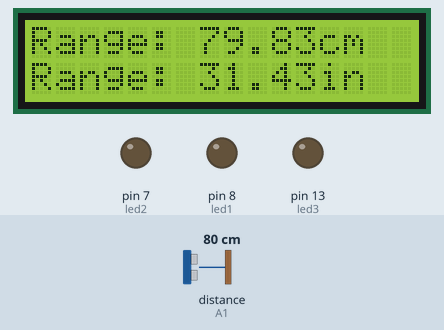
This sketch was run on a simulated Arduino Uno, built with avr-gcc and run on an emulated ATmega328P. On the bench: 16×2 character LCD, output pins drawn as LEDs (lit = HIGH). Wiring (inferred from the names in the program): ultrasonic range finder: trigger A0; echo A1. Dashed ring = blinking. The test bench sets the inputs (shaded band); at power-on: distance to the obstacle (sensor on A1) 80 cm. The echo pulse lasts 58.3 µs per cm; pins used as bus, display or sensor lines are not drawn; what the sketch prints to the serial monitor is not drawn.

Above: at 3.2 s.
3.3 s: distance to the obstacle (sensor on A1) set to 2 cm
At 3.48 s:
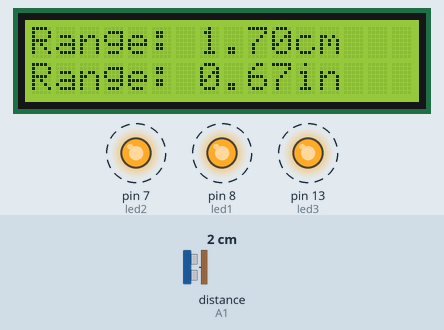
4.9 s: distance to the obstacle (sensor on A1) set to 18 cm
At 5.87 s:
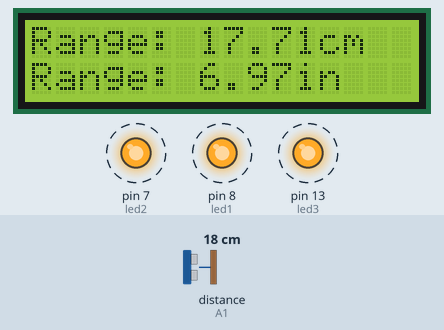
7.9 s: distance to the obstacle (sensor on A1) set to 120 cm
At 8.5 s:
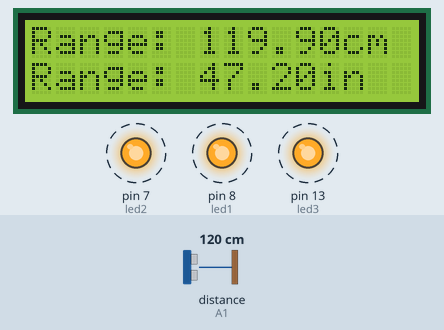
10.9 s: distance to the obstacle (sensor on A1) set to 3 cm
At 11.23 s:
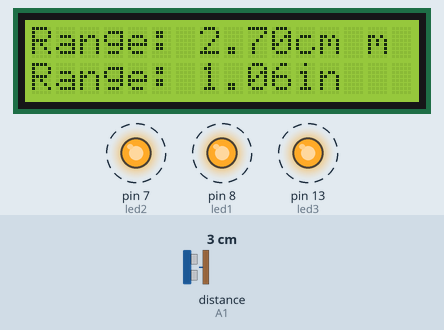
12.9 s: distance to the obstacle (sensor on A1) set to 9 cm
At 13.61 s:
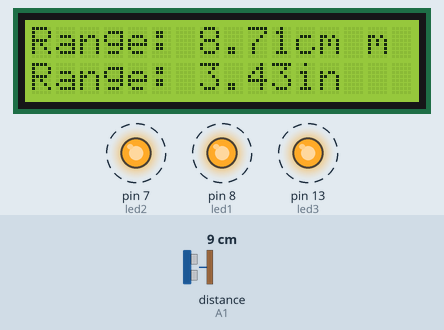
15.9 s: distance to the obstacle (sensor on A1) set to 35 cm
At 16.82 s:
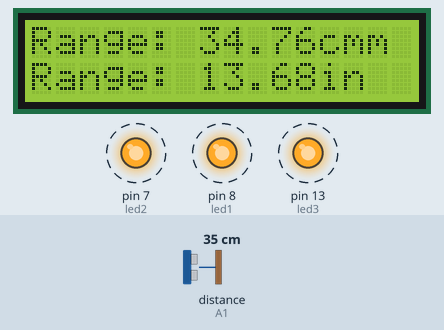
Timing chart, 0 to 19.9 s (numbered marks = the images above; inputs shaded):
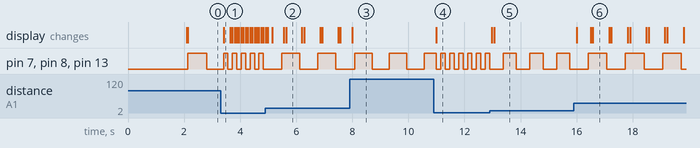

Measured:
- after the input at 3.3 s, the display: changes after 0.11 s (image 1)
- after the input at 4.9 s, pin 7 (led2), pin 8 (led1), pin 13 (led3): alternates HIGH for 0.65 s and LOW for 0.65 s, starting after 0.57 s
- after the input at 7.9 s, the display: changes after 0.09 s (image 3)
- after the input at 10.9 s, the display: changes after 0.10 s (image 4)
- after the input at 12.9 s, pin 7 (led2), pin 8 (led1), pin 13 (led3): alternates HIGH for 0.48 s and LOW for 0.48 s, starting after 0.48 s; the display: first changes after 0.08 s (image 5 shows a later state)
- after the input at 15.9 s, pin 7 (led2), pin 8 (led1), pin 13 (led3): alternates HIGH for 0.66 s and LOW for 0.66 s, starting after 0.52 s; the display: changes after 0.10 s (image 6)
- by itself, pin 7 (led2), pin 8 (led1), pin 13 (led3): alternates HIGH for 0.16 s and LOW for 0.16 s

The sketch:

distance_calculator.ino
```cpp
#include <Wire.h>
#include <LiquidCrystal_I2C.h>

// LCD 16x2
LiquidCrystal_I2C lcd(0x27, 16, 2);

// Ultrasonic pins
#define trigPin A0
#define echoPin A1

// LED pins (all red LEDs in sync)
#define led1 8
#define led2 7
#define led3 13

float distanceCm;
float distanceInch;

void setup() {
  pinMode(trigPin, OUTPUT);
  pinMode(echoPin, INPUT);

  pinMode(led1, OUTPUT);
  pinMode(led2, OUTPUT);
  pinMode(led3, OUTPUT);

  lcd.init();
  lcd.backlight();
  lcd.clear();

  lcd.setCursor(0, 0);
  lcd.print("Andrew Gwapo");
  delay(2000);

  lcd.clear();
  lcd.setCursor(0, 0);
  lcd.print("Range:");
  lcd.setCursor(0, 1);
  lcd.print("Range:");

  Serial.begin(9600); // ✅ Serial for Python
}

void loop() {
  long duration;

  // Trigger ultrasonic
  digitalWrite(trigPin, LOW);
  delayMicroseconds(2);
  digitalWrite(trigPin, HIGH);
  delayMicroseconds(10);
  digitalWrite(trigPin, LOW);

  duration = pulseIn(echoPin, HIGH);
  distanceCm = (duration / 2.0) / 29.1;
  distanceInch = distanceCm / 2.54;

  // --- Display on LCD ---
  // Clear previous number + unit (up to 7 chars: "00.00 cm")
  lcd.setCursor(7, 0);
  lcd.print("       ");
  lcd.setCursor(7, 0);
  lcd.print(distanceCm, 2);
  lcd.print("cm");

  lcd.setCursor(7, 1);
  lcd.print("       ");
  lcd.setCursor(7, 1);
  lcd.print(distanceInch, 2);
  lcd.print("in");

  // ✅ Send only the number (no "cm") for Python GUI
  Serial.println(distanceCm, 2);

  // LED blink speed depends on distance
  if (distanceCm > 10) {
    blinkAll(600);  // slow blink
  }
  else if (distanceCm <= 10 && distanceCm > 6) {
    blinkAll(400);  // medium blink
  }
  else if (distanceCm <= 6 && distanceCm >= 4) {
    blinkAll(200);  // fast blink
  }
  else if (distanceCm < 4 && distanceCm >= 1) {
    blinkAll(100);  // rapid blink
  }
  else {
    // Out of range → all OFF
    digitalWrite(led1, LOW);
    digitalWrite(led2, LOW);
    digitalWrite(led3, LOW);
  }

  delay(50);
}

// Helper: blink all LEDs together in sync
void blinkAll(int interval) {
  static unsigned long lastTime = 0;
  static bool state = false;

  if (millis() - lastTime >= interval) {
    state = !state;
    digitalWrite(led1, state);
    digitalWrite(led2, state);
    digitalWrite(led3, state);
    lastTime = millis();
  }
}
```
